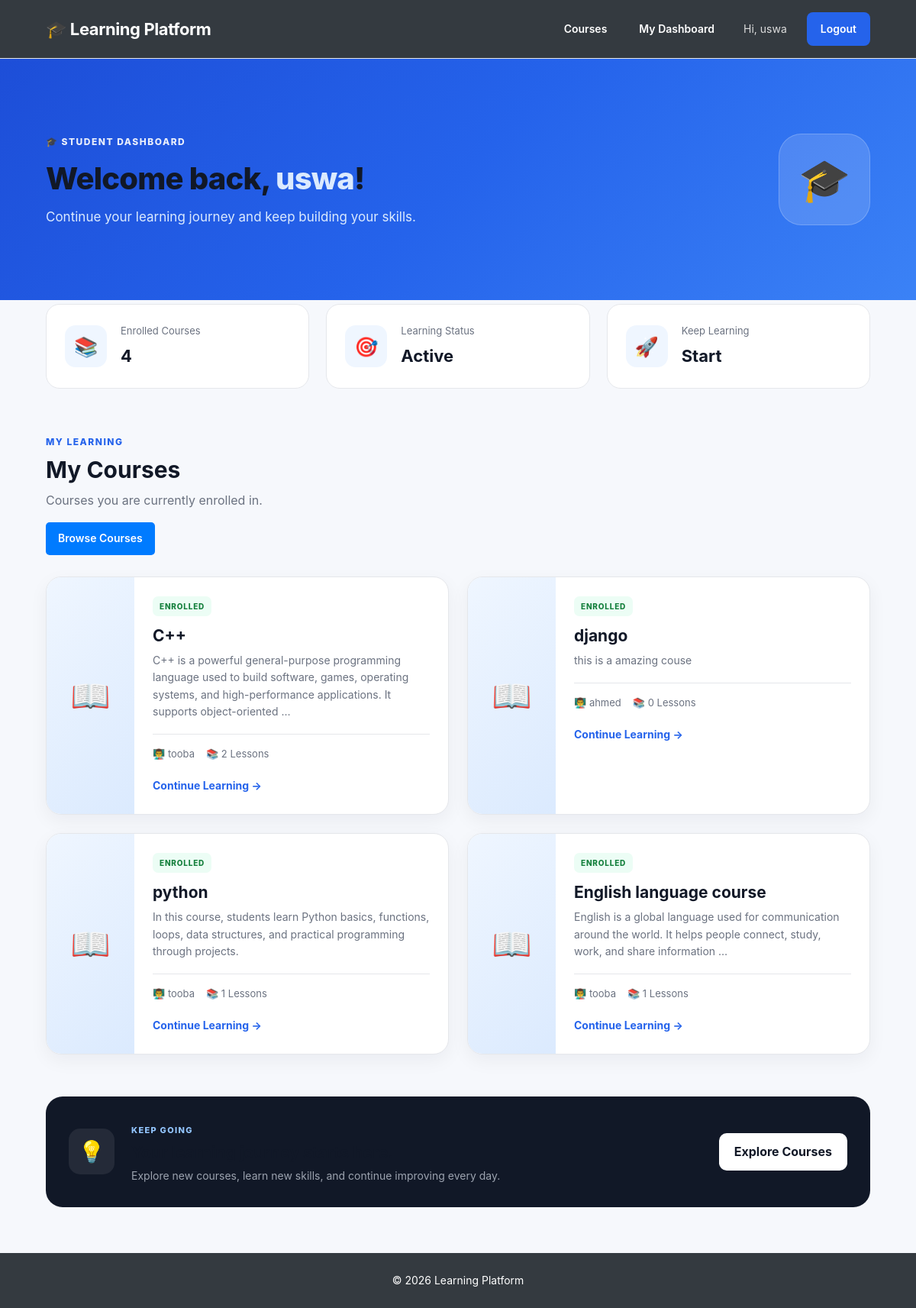
The page /accounts/student-dashboard/ (signed in) on the database its author committed.
### accounts/models.py (models this page shows, shortened)
class CustomUser(AbstractUser):
    ROLE_CHOICES = (
        ('teacher', 'Teacher'),
        ('student', 'Student'),
    )
    role = models.CharField(
        max_length=10,
        choices=ROLE_CHOICES,
        default='student'
    )

### courses/models.py (models this page shows, shortened)
class Enrollment(models.Model):
    student = models.ForeignKey(
        settings.AUTH_USER_MODEL,
        on_delete=models.CASCADE,
        related_name='enrollments'
    )
    course = models.ForeignKey(
        Course,
        on_delete=models.CASCADE,
        related_name='enrollments'
    )
    enrolled_at = models.DateTimeField(auto_now_add=True)
    class Meta:
        unique_together = ('student', 'course')

class Course(models.Model):
    teacher = models.ForeignKey(
        settings.AUTH_USER_MODEL,
        on_delete=models.CASCADE,
        related_name='courses'
    )
    title = models.CharField(max_length=200)
    description = models.TextField()
    created_at = models.DateTimeField(auto_now_add=True)

### accounts/views.py (the view)
# urls.py: path('student-dashboard/', views.student_dashboard, name='student_dashboard'),
@login_required
def student_dashboard(request):
    if request.user.role != 'student':
        messages.error(
            request,
            'You do not have permission to access this page.'
        )
        return redirect('teacher_dashboard')
    enrollments = request.user.enrollments.select_related(
        'course'
    )
    return render(
        request,
        'accounts/student_dashboard.html',
        {'enrollments': enrollments}
    )

### accounts/templates/accounts/student_dashboard.html (shortened to what this page needs)
{% extends 'base.html' %}
{% load static %}
{% block content %}
<div class="student-dashboard">
    <section class="student-hero">
        <div class="dashboard-container">
            <div class="student-hero-content">
                <div>
                    <span class="dashboard-label">🎓 STUDENT DASHBOARD</span>
                    <h1>
                        Welcome back,
                        <span>{{ user.username }}</span>!
                    </h1>
                    <p>
                        Continue your learning journey and keep building
                        your skills.
                    </p>
                </div>
                <div class="student-hero-icon">
                    🎓
                </div>
            </div>
        </div>
    </section>
    <div class="dashboard-container">
        <section class="student-stats">
            <div class="student-stat-card">
                <div class="stat-icon">📚</div>
                <div>
                    <span>Enrolled Courses</span>
                    <strong>{{ enrollments|length }}</strong>
                </div>
            </div>
            <div class="student-stat-card">
                <div class="stat-icon">🎯</div>
                <div>
                    <span>Learning Status</span>
                    <strong>Active</strong>
                </div>
            </div>
            <div class="student-stat-card">
                <div class="stat-icon">🚀</div>
                <div>
                    <span>Keep Learning</span>
                    <strong>Start</strong>
                </div>
            </div>
        </section>
        <section class="student-courses-section">
            <div class="section-heading">
                <div>
                    <span class="section-label">MY LEARNING</span>
                    <h2>My Courses</h2>
                    <p>
                        Courses you are currently enrolled in.
                    </p>
                </div>
                <a href="{% url 'course_list' %}"
                   class="dashboard-btn">
                    Browse Courses
                </a>
            </div>
            <div class="student-course-grid">
                {% for enrollment in enrollments %}
                    <div class="student-course-card">
                        <div class="student-course-icon">
                            📖
                        </div>
                        <div class="student-course-content">
                            <span class="course-status">
                                ENROLLED
                            </span>
                            <h3>
                                {{ enrollment.course.title }}
                            </h3>
                            <p>
                                {{ enrollment.course.description|truncatewords:20 }}
                            </p>
                            <div class="student-course-meta">
                                <span>
                                    👨‍🏫
                                    {{ enrollment.course.teacher.username }}
                                </span>
                                <span>
                                    📚
                                    {{ enrollment.course.lessons.count }}
                                    Lessons
                                </span>
                            </div>
                            <a href="{% url 'course_detail' enrollment.course.id %}"
                               class="continue-learning-btn">
                                Continue Learning →
                            </a>
                        </div>
                    </div>
                {% endfor %}
            </div>
        </section>
        <section class="learning-banner">
            <div class="learning-banner-icon">
                💡
            </div>
            <div>
                <span>KEEP GOING</span>
                <h2>
                </h2>
                <p>
                    Explore new courses, learn new skills,
                    and continue improving every day.
                </p>
            </div>
            <a href="{% url 'course_list' %}"
               class="learning-banner-btn">
                Explore Courses
            </a>
        </section>
    </div>
</div>
{% endblock %}

### templates/base.html (shortened to what this page needs)
{% load static %}
<!DOCTYPE html>
<html lang="en">
<head>
    <link rel="stylesheet"
          href="{% static 'css/base.css' %}">
</head>
<body>
    <nav class="navbar">
        <div class="navbar-container">
            <a href="{% url 'course_list' %}"
               class="logo">
                🎓 Learning Platform
            </a>
            <div class="nav-links">
                <a href="{% url 'course_list' %}">
                    Courses
                </a>
                {% if user.is_authenticated %}
                    {% if user.role == 'teacher' %}
                        <a href="{% url 'teacher_dashboard' %}">
                            Teacher Dashboard
                        </a>
                    {% elif user.role == 'student' %}
                        <a href="{% url 'student_dashboard' %}">
                            My Dashboard
                        </a>
                    {% endif %}
                    <span class="welcome">
                        Hi, {{ user.username }}
                    </span>
                    <form method="POST"
                          action="{% url 'logout' %}"
                          class="logout-form">
                        <button type="submit"
                                class="logout-btn">
                            Logout
                        </button>
                    </form>
                {% endif %}
            </div>
        </div>
    </nav>
    <main>
        {% block content %}
        {% endblock %}
    </main>
    <footer>
        <p>
            © 2026 Learning Platform
        </p>
    </footer>
</body>
</html>

### rows shown on the page
CustomUser: username "uswa"
Enrollment: course "C++", course.description "C++ is a powerful general-purpose programming language used to build software, games, operating systems, and high-performance applications. It supports object-oriented …", course.teacher.username "tooba", course.lessons.count "2"
Enrollment: course "django", course.description "this is a amazing couse", course.teacher.username "ahmed", course.lessons.count "0"
Enrollment: course "python", course.description "In this course, students learn Python basics, functions, loops, data structures, and practical programming through projects.", course.teacher.username "tooba", course.lessons.count "1"
Enrollment: course "English language course", course.description "English is a global language used for communication around the world. It helps people connect, study, work, and share information …", course.teacher.username "tooba", course.lessons.count "1"

### other values the page prints
{{ enrollments|length }} "4"
